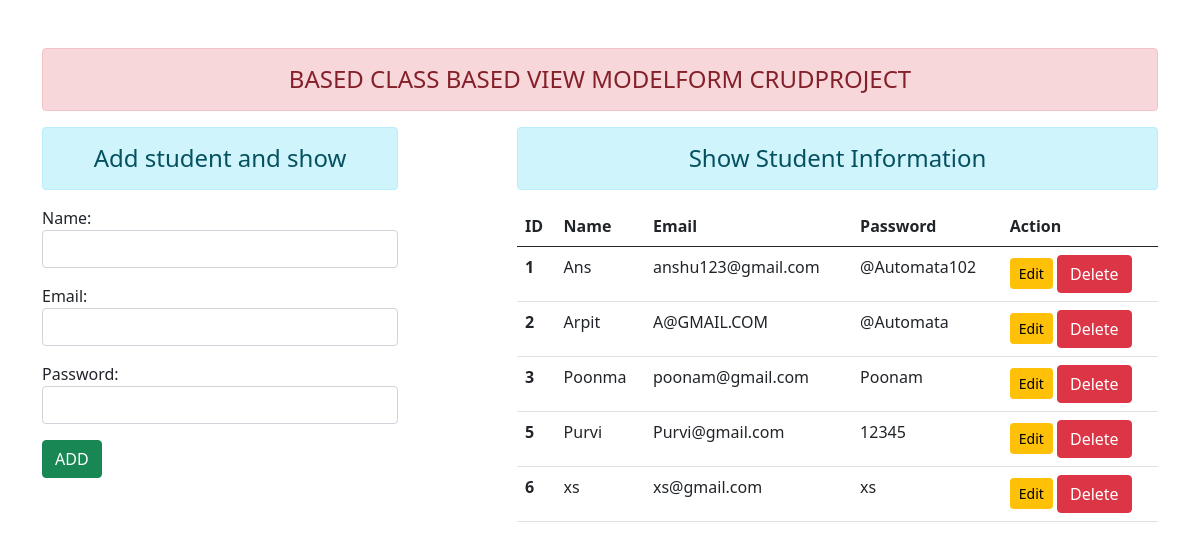
The page / on the database its author committed.
### crud_app/models.py (models this page shows)
class User(models.Model):
    name=models.CharField(max_length=50)
    email=models.EmailField(max_length=100)
    password=models.CharField(max_length=50)

### crud_app/views.py (the view, shortened to what this page needs)
# urls.py: path('', views.UserAddandShow.as_view(), name='addandshow'),
class UserAddandShow(TemplateView):
    template_name= 'crud_app/addandshow.html'
    def get_context_data(self, *args, **kwargs):
        context=super().get_context_data(**kwargs)
        fm = StudentRegistration()
        std = User.objects.all
        context ={'stu':std,'form':fm}
        return context

### crud_app/forms.py
class StudentRegistration(forms.ModelForm):
    class Meta:
        model=User
        fields=['name','email', 'password']
        widgets = {
            'name': forms.TextInput(attrs={'class':'form-control'}),
            'email': forms.EmailInput(attrs={'class': 'form-control'}),
            'password': forms.PasswordInput(render_value=True,attrs={'class': 'form-control'}),
        }

### crud_app/templates/crud_app/addandshow.html (shortened to what this page needs)
{% extends 'crud_app/base.html' %}
{% block content %}
<div class="row">
    <div class ="col-sm-4">
    <h4 class="text-center alert alert-info">Add student and show</h4>
    <form action="" method="POST">
        {{form.as_p}}
        <input type="submit" class="btn btn-success" value="ADD">
    </form>
    </div>
    <div class ="col-sm-7 offset-1">
    <h4 class="text-center alert alert-info">Show Student Information</h4>
        {% if stu %}
                 <table class="table table-hover">
          <thead>
            <tr>
              <th scope="col">ID</th>
              <th scope="col">Name</th>
              <th scope="col">Email</th>
              <th scope="col">Password</th>
              <th scope="col">Action</th>
            </tr>
          </thead>
          <tbody>
           {% for st in stu %}
            <tr>
              <th scope="row">{{st.id}}</th>
              <td>{{st.name}}</td>
              <td>{{st.email}}</td>
              <td>{{st.password}}</td>
                <td>
                    <a href= "{%  url 'updatedata' st.id %}" class="btn btn-warning btn-sm">Edit</a>
                    <form action="{%  url 'deletedata' st.id %}" method="post" class="d-inline">
                        <input type="submit" class="btn btn-danger" value="Delete">
                    </form>
                </td>
            </tr>
            {% endfor %}
          </tbody>
        </table>
        {% else %}
        <h4 class="text-center alert alert-warning">NO Record Found</h4>
        {% endif %}
     </div>
</div>
{% endblock content %}

### crud_app/templates/crud_app/base.html (shortened to what this page needs)
<!DOCTYPE html>
{% load static %}
<html lang="en">
<head>
    <link rel="stylesheet" href="{% static 'crud_app/css/bootstrap.css' %}">
</head>
<body>
<div class="container mt-5">
    <h4 class="text-center alert alert-danger">BASED CLASS BASED VIEW MODELFORM CRUDPROJECT</h4>
    {% block content %} {% endblock %}
</div>
</body>
</html>

### rows shown on the page
User: id "1", name "Ans", email "anshu123@gmail.com", password "@Automata102"
User: id "2", name "Arpit", email "A@GMAIL.COM", password "@Automata"
User: id "3", name "Poonma", email "poonam@gmail.com", password "Poonam"
User: id "5", name "Purvi", email "Purvi@gmail.com", password "12345"
User: id "6", name "xs", email "xs@gmail.com", password "xs"
